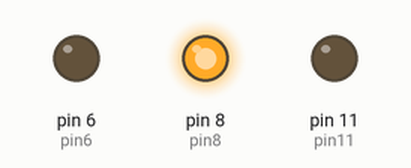
Recording of a sketch running on a simulated Arduino Uno, built with avr-gcc and run on an emulated ATmega328P. Parts: output pins drawn as LEDs (lit = HIGH).

Above: at 1.5 s.
At 5.5 s:
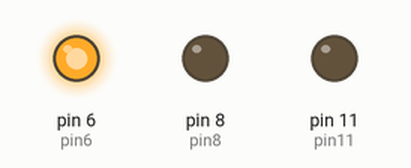
At 9.0 s:
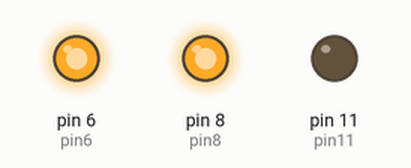
At 17.5 s:
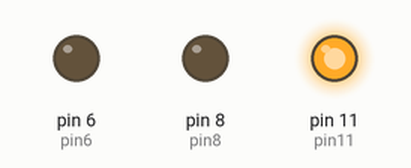
Timing chart, 0 to 32.5 s (numbered marks = the images above):
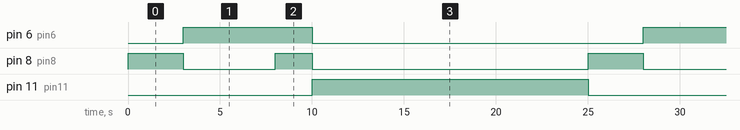

Measured:
- by itself, pin 6 (pin6): alternates HIGH for 7.0 s and LOW for 18.0 s
- by itself, pin 8 (pin8): repeats every 25.0 s: LOW 5.0 s, HIGH 2.0 s, LOW 15.0 s, HIGH 3.0 s
- by itself, pin 11 (pin11): alternates HIGH for 15.0 s and LOW for 10.0 s

The sketch:

04_8PinTrafficLight.ino
```cpp
int pin6 = 6;
int pin8 = 8;
int pin11= 11;

void setup()
{
  pinMode(pin6, OUTPUT);
  pinMode(pin8, OUTPUT);
  pinMode(pin11, OUTPUT);

}

void loop()
{
  traffic();
}

void traffic(){

  digitalWrite(pin8, HIGH);
  delay(3000);
  digitalWrite(pin8, LOW);

  digitalWrite(pin6, HIGH);
  delay(5000);

  digitalWrite(pin8, HIGH);
  delay(2000);

  digitalWrite(pin6, LOW);
  digitalWrite(pin8, LOW);
  digitalWrite(pin11, HIGH);
  delay(15000);
  digitalWrite(pin11, LOW);

}
```
